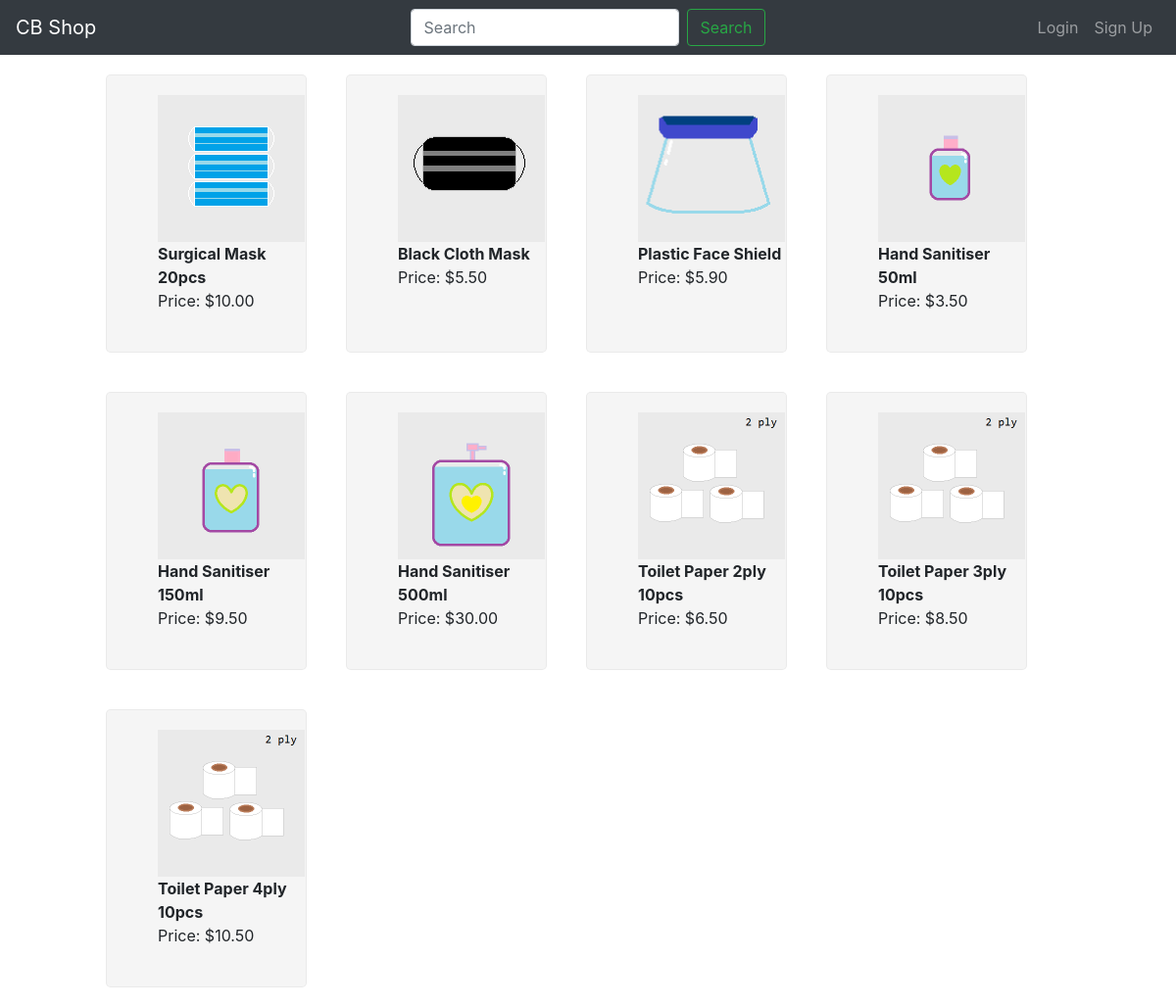
The page /home on the database its author committed.
### Database.py (models this page shows)
class Product(db.Model):
    __tablename__ = 'products'
    product_id = Column(Integer, primary_key=True)
    product_name = Column(String)
    product_type = Column(String)
    product_price = Column(Float)
    product_description = Column(String)
    product_stock = Column(Integer)
    product_image = Column(String)
    product_reviews = relationship("Reviews")

### MainApp.py (the view)
@app.route('/', methods=['GET', 'POST'])
@app.route('/home', methods=['GET', 'POST'])
def home():
    cart_no = 0
    if current_user.is_anonymous:
        user = None
    else:
        user = current_user
        statement = text('SELECT * FROM carts WHERE id = {}'.format(current_user.id))
        results = db.engine.execute(statement)
        for row in results:
            cart_no += 1
    statement = text('SELECT * FROM products')
    results = db.engine.execute(statement)
    products = []
    for row in results:
        products.append([row[1], row[3], row[6]])
    length = len(products)
    return render_template('home.html', products=products, length=length, user=user, cart_no=cart_no)

### MainApp.py (called while the page is built)
@app.before_request
def before_request():
    g.user = None
    if 'user' in session:
        g.user = session['user']

### templates/home.html (shortened to what this page needs)
{% extends "base.html" %}
{% block content %}
<div class="row">
<div class="col col-1"></div>
{% for i in range(length) %}
    <div class="col col-2 item-container" id="{{ products[i][0] }}">
        {% if products[i][2] is none %}
        <img src="../static/img/None.png" class="item-image-mini">
        {% else %}
        <img src="../static/img/{{ products[i][2] }}" class="item-image-mini">
        {% endif %}
        <br>
        <span class="item-name">{{ products[i][0] }}</span>
        <br>
        <span class="item-price">Price: {{ "${:.2f}".format(products[i][1]) }}</span>
    </div>
    {% if (i+1) % 4 == 0 and i != 0 %}
    </div>
    <div class="row">
    <div class="col col-1"></div>
    {% endif %}
{% endfor %}
</div>
{% endblock %}

### templates/base.html (shortened to what this page needs)
<!DOCTYPE html>
<html lang="en">
<head>
    <link rel="stylesheet" href="https://stackpath.bootstrapcdn.com/bootstrap/4.3.1/css/bootstrap.min.css">
    <link rel="stylesheet" type="text/css" href="https://cdn.datatables.net/1.10.21/css/jquery.dataTables.css">
</head>
<body>
    {% block navbar %}
        {% include 'includes/_navbar.html' %}
    {% endblock %}
    {% block content %}
    {% endblock %}
</body>
</html>

### templates/includes/_navbar.html (shortened to what this page needs)
<nav class="navbar navbar-dark navbar-expand-md bg-dark justify-content-center">
    <a href="/" class="navbar-brand d-flex w-50 mr-auto">CB Shop</a>
    <div class="navbar-collapse collapse w-100">
      {% if url_for(request.endpoint) == '/' or url_for(request.endpoint) == '/home' or url_for(request.endpoint) == '/search' %}
      <ul class="navbar-nav w-100 justify-content-center">
          <li class="nav-item active">
              <form class="form-inline my-2 my-lg-0" action="/search">
                <input class="form-control mr-sm-2" type="search" placeholder="Search" aria-label="Search" name="q">
                <button class="btn btn-outline-success my-2 my-sm-0" type="submit">Search</button>
              </form>
          </li>
      </ul>
      {% endif %}
      <ul class="nav navbar-nav ml-auto w-100 justify-content-end">
            {% if current_user.is_anonymous %}
            <li class="nav-item">
              <a class="nav-link" href="/login">Login</a>
            </li>
            <li class="nav-item">
                <a class="nav-link" href='/signup'>Sign Up</a>
            </li>
            {% endif %}
        </ul>
    </div>
</nav>

### templates/home.html (style rules this page uses)
div.item-container { margin: 20px 20px; padding: 20px 0px 40px 52.5px; border: 1px #c2c2c238 solid; border-radius: 5px; background-color: WhiteSmoke; }
span.item-name { font-weight: bold; word-wrap: break-word; width: 150px }
img.item-image-mini { height: 150px; width: 150px; }

### rows shown on the page
Product: product_image (picture), product_name "Surgical Mask 20pcs", product_price "$10.00"
Product: product_image (picture), product_name "Black Cloth Mask", product_price "$5.50"
Product: product_image (picture), product_name "Plastic Face Shield", product_price "$5.90"
Product: product_image (picture), product_name "Hand Sanitiser 50ml", product_price "$3.50"
Product: product_image (picture), product_name "Hand Sanitiser 150ml", product_price "$9.50"
Product: product_image (picture), product_name "Hand Sanitiser 500ml", product_price "$30.00"
Product: product_image (picture), product_name "Toilet Paper 2ply 10pcs", product_price "$6.50"
Product: product_image (picture), product_name "Toilet Paper 3ply 10pcs", product_price "$8.50"
Product: product_image (picture), product_name "Toilet Paper 4ply 10pcs", product_price "$10.50"
